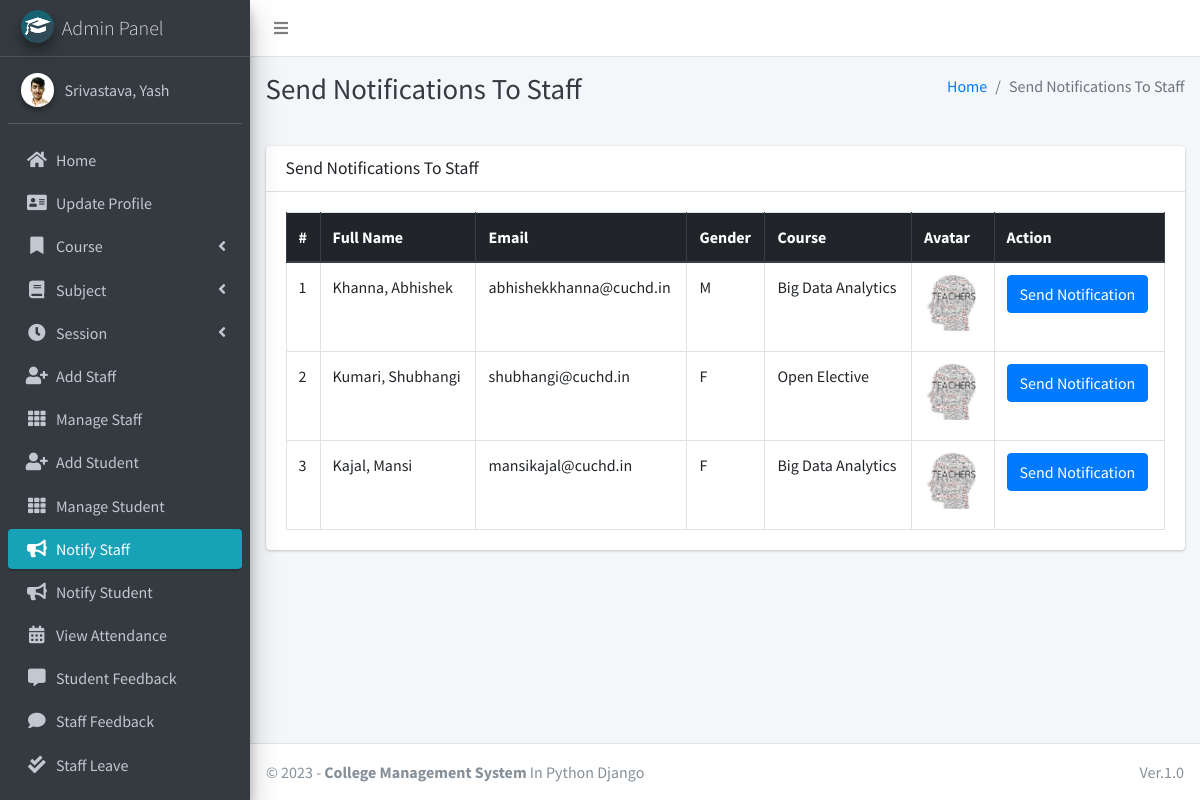
The page /admin_notify_staff (signed in) on the database its author committed.
### main_app/models.py (models this page shows, shortened)
class CustomUser(AbstractUser):
    USER_TYPE = ((1, "HOD"), (2, "Staff"), (3, "Student"))
    GENDER = [("M", "Male"), ("F", "Female")]
    username = None  # Removed username, using email instead
    email = models.EmailField(unique=True)
    user_type = models.CharField(default=1, choices=USER_TYPE, max_length=1)
    gender = models.CharField(max_length=1, choices=GENDER)
    profile_pic = models.ImageField()
    address = models.TextField()
    fcm_token = models.TextField(default="")  # For firebase notifications
    created_at = models.DateTimeField(auto_now_add=True)
    updated_at = models.DateTimeField(auto_now=True)
    USERNAME_FIELD = "email"
    REQUIRED_FIELDS = []
    objects = CustomUserManager()
    def __str__(self):
        return self.last_name + ", " + self.first_name

class Staff(models.Model):
    course = models.ForeignKey(Course, on_delete=models.DO_NOTHING, null=True, blank=False)
    admin = models.OneToOneField(CustomUser, on_delete=models.CASCADE)

class Course(models.Model):
    name = models.CharField(max_length=120)
    created_at = models.DateTimeField(auto_now_add=True)
    updated_at = models.DateTimeField(auto_now=True)

### main_app/hod_views.py (the view)
# urls.py: path("admin_notify_staff", hod_views.admin_notify_staff,
def admin_notify_staff(request):
    staff = CustomUser.objects.filter(user_type=2)
    context = {
        'page_title': "Send Notifications To Staff",
        'allStaff': staff
    }
    return render(request, "hod_template/staff_notification.html", context)

### main_app/templates/hod_template/staff_notification.html (shortened to what this page needs)
{% extends 'main_app/base.html' %}
{% load static %}
{% block page_title %}{{page_title}}{% endblock page_title %}
{% block content %}
<section class="content">
    <div class="container-fluid">
        <div class="row">
            <div class="col-md-12">
                <div class="card">
                    <div class="card-header">
                        <h3 class="card-title">{{page_title}}</h3>
                    </div>
                    <div class="card-body">
                        <table id="example2" class="table table-bordered table-hover">
                            <thead class="thead-dark">
                                <tr>
                                    <th>#</th>
                                    <th>Full Name</th>
                                    <th>Email</th>
                                    <th>Gender</th>
                                    <th>Course</th>
                                    <th>Avatar</th>
                                    <th>Action</th>
                                </tr>
                            </thead>
                            <tbody>
                                {% for staff in allStaff %}
                                <tr>
                                    <td>{{ forloop.counter }}</td>
                                    <td>{{staff.last_name}}, {{staff.first_name}}</td>
                                    <td>{{staff.email}}</td>
                                    <td>{{staff.gender}}</td>
                                    <td>{{staff.staff.course.name}}</td>
                                    <td>
                                        {% if staff.profile_pic == ""  %}
                                        No Image
                                        {% else %}
                                        <img class="img img-fluid mb-2" height="56" width="56"
                                            src="{{staff.profile_pic}}" alt="">
                                        {% endif %}
                                    </td>
                                    <td><button data-toggle = "modal" data-target = "#myModal"class="btn btn-primary show_notification" value="{{staff.id}}">Send Notification</button>
                                    </td>
                                </tr>
                                {% endfor %}
                            </tbody>
                        </table>
                    </div>
                </div>
            </div>
        </div>
    </div>
</section>
{% endblock content %}

### main_app/templates/main_app/base.html (shortened to what this page needs)
{% load static %}
<!DOCTYPE html>
<html>
<head>
    <link rel="stylesheet" href="{% static 'plugins/fontawesome-free/css/all.min.css'%} ">
    <link rel="stylesheet" href="https://code.ionicframework.com/ionicons/2.0.1/css/ionicons.min.css">
    <link rel="stylesheet"
        href="{% static 'plugins/tempusdominus-bootstrap-4/css/tempusdominus-bootstrap-4.min.css'%} ">
    <link rel="stylesheet" href="{% static 'plugins/icheck-bootstrap/icheck-bootstrap.min.css'%} ">
    <link rel="stylesheet" href="{% static 'dist/css/adminlte.min.css'%} ">
    <link rel="stylesheet" href="{% static 'plugins/overlayScrollbars/css/OverlayScrollbars.min.css'%} ">
    <link rel="stylesheet" href="{% static 'plugins/daterangepicker/daterangepicker.css'%} ">
</head>
<body class="hold-transition sidebar-mini layout-fixed">
    <div class="wrapper">
        <nav class="main-header navbar navbar-expand navbar-white navbar-light">
            <ul class="navbar-nav">
                <li class="nav-item">
                    <a class="nav-link" data-widget="pushmenu" href="#"><i class="fas fa-bars"></i></a>
                </li>
            </ul>
        </nav>
        {% include "main_app/sidebar_template.html" with user=user %}
        <div class="content-wrapper">
            <div class="content-header">
                <div class="container-fluid">
                    <div class="row mb-2">
                        <div class="col-sm-6">
                            <h1 class="m-0 text-dark">{% block page_title %}{% endblock page_title %}</h1>
                        </div>
                        <div class="col-sm-6">
                            <ol class="breadcrumb float-sm-right">
                                <li class="breadcrumb-item"><a href="#">Home</a></li>
                                <li class="breadcrumb-item active">{{ page_title }}</li>
                            </ol>
                        </div>
                    </div>
                </div>
            </div>
<section class="content">
    <div class="container-fluid">
        <div class="row">
            <div class="col-md-12">
            </div></div></div></section>
            {% block content %}
            {% endblock content %}
        </div>
        {% include "main_app/footer.html" %}
    </div>
</body>
</html>

### main_app/templates/main_app/sidebar_template.html (shortened to what this page needs)
{% load static %}
<aside class="main-sidebar sidebar-dark-info elevation-4">
    {% if request.user.user_type == '1' %}
    <a href="{% url 'admin_home' %}" class="brand-link">
        <img src="{% static 'dist/img/cmsl.png' %} " alt="AdminLTE Logo"
            class="brand-image img-circle elevation-3" >
        <span class="brand-text font-weight-light">Admin Panel</span>
    </a>
    <div class="sidebar">
        <div class="user-panel mt-3 pb-3 mb-3 d-flex">
            <div class="image">
                <img src="{{ request.user.profile_pic}}" class="img-circle elevation-2" alt="User Image">
            </div>
            <div class="info">
                <a href="#" class="d-block">{{user}}</a>
            </div>
        </div>
        <nav class="mt-2">
            <ul class="nav nav-pills nav-sidebar flex-column" data-widget="treeview" role="menu" data-accordion="false">
                <li class="nav-item">
                    {% url 'admin_home' as admin_home %}
                    <a href="{{admin_home}}" class="nav-link {% if admin_home == request.path %} active {% endif %}">
                        <i class="nav-icon fas fa-home"></i>
                        <p>
                            Home
                        </p>
                    </a>
                </li>
                <li class="nav-item">
                    {% url 'admin_view_profile' as admin_view_profile %}
                    <a href="{{admin_view_profile}}"
                        class="nav-link {% if admin_view_profile == request.path %} active {% endif %}">
                        <i class="nav-icon fas fa-address-card"></i>
                        <p>
                            Update Profile
                        </p>
                    </a>
                </li>
                <li class="nav-item has-treeview">
                    <a href="#" class="nav-link">
                        <i class="nav-icon fas fa-bookmark"></i>
                        <p>
                            Course
                            <i class="fas fa-angle-left right"></i>
                        </p>
                    </a>
                </li>
                <li class="nav-item has-treeview">
                    <a href="#" class="nav-link">
                        <i class="nav-icon fas fa-book"></i>
                        <p>
                            Subject
                            <i class="fas fa-angle-left right"></i>
                        </p>
                    </a>
                </li>
                <li class="nav-item has-treeview">
                    <a href="#" class="nav-link">
                        <i class="nav-icon fas fa-clock"></i>
                        <p>
                            Session
                            <i class="fas fa-angle-left right"></i>
                        </p>
                    </a>
                </li>
                <li class="nav-item">
                    {% url 'add_staff' as add_staff %}
                    <a href="{{add_staff}}" class="nav-link {% if add_staff == request.path %} active {% endif %}">
                        <i class="nav-icon fas fa-user-plus"></i>
                        <p>
                            Add Staff
                        </p>
                    </a>
                </li>
                <li class="nav-item">
                    {% url 'manage_staff' as manage_staff %}
                    {% url 'edit_staff' staff_id as edit_staff %}
                    <a href="{{manage_staff}}"
                        class="nav-link {% if manage_staff == request.path or request.path == edit_staff %} active {% endif %}">
                        <i class="nav-icon fas fa-th"></i>
                        <p>
                            Manage Staff
                        </p>
                    </a>
                </li>
                <li class="nav-item">
                    {% url 'add_student' as add_student%}
                    <a href="{{add_student}}" class="nav-link  {% if add_student == request.path %} active {% endif %}">
                        <i class="nav-icon fas fa-user-plus"></i>
                        <p>
                            Add Student
                        </p>
                    </a>
                </li>
                <li class="nav-item">
                    {% url 'manage_student' as manage_student %}
                    {% url 'edit_student' student_id as edit_student %}
                    <a href="{{manage_student}}"
                        class="nav-link  {% if edit_student == request.path or manage_student == request.path %} active {% endif %}">
                        <i class="nav-icon fas fa-th"></i>
                        <p>
                            Manage Student
                        </p>
                    </a>
                </li>
                <li class="nav-item">
                    {% url 'admin_notify_staff' as admin_notify_staff %}
                    <a href="{{admin_notify_staff}}"
                        class="nav-link {% if admin_notify_staff == request.path %} active {% endif %}">
                        <i class="nav-icon fas fa-bullhorn"></i>
                        <p>
                            Notify Staff
                        </p>
                    </a>
                </li>
                <li class="nav-item">
                    {% url 'admin_notify_student' as admin_notify_student %}
                    <a href="{{admin_notify_student}}"
                        class="nav-link {% if admin_notify_student == request.path %} active {% endif %}">
                        <i class="nav-icon fas fa-bullhorn"></i>
                        <p>
                            Notify Student
                        </p>
                    </a>
                </li>
                <li class="nav-item">
                    {% url 'admin_view_attendance' as admin_view_attendance %}
                <li class="nav-item">
                    <a href="{{admin_view_attendance}}"
                        class="nav-link  {% if admin_view_attendance == request.path %} active {% endif %}">
                        <i class="nav-icon fas fa-calendar-alt"></i>
                        <p>
                            View Attendance
                        </p>
                    </a>
                </li>
                <li class="nav-item">
                    {% url 'student_feedback_message' as student_feedback_message %}
                    <a href="{{ student_feedback_message }}"
                        class="nav-link  {% if student_feedback_message == request.path %} active {% endif %}">
                        <i class="nav-icon fas fa-comment-alt"></i>
                        <p>
                            Student Feedback
                        </p>
                    </a>
                </li>
                <li class="nav-item">
                    {% url 'staff_feedback_message' as staff_feedback_message %}
                    <a href="{{staff_feedback_message}}"
                        class="nav-link   {% if staff_feedback_message == request.path %} active {% endif %}">
                        <i class="nav-icon fas fa-comment"></i>
                        <p>
                            Staff Feedback
                        </p>
                    </a>
                </li>
                <li class="nav-item">
                    {% url 'view_staff_leave' as view_staff_leave %}
                    <a href="{{view_staff_leave}}"
                        class="nav-link  {% if view_staff_leave == request.path %} active {% endif %}">
                        <i class="nav-icon fas fa-check-double"></i>
                        <p>
                            Staff Leave
                        </p>
                    </a>
                </li>
                <li class="nav-item">
                    {% url 'view_student_leave' as view_student_leave %}
                    <a href="{% url 'view_student_leave' %}"
                        class="nav-link  {% if view_student_leave == request.path %} active {% endif %}">
                    </a>
                </li>
                                        {% endif %}
                                    </ul>
                                </nav>
                            </div>
</aside>

### main_app/templates/main_app/footer.html
<footer class="main-footer">
    &copy; {% now "Y" %} - <strong>College Management System</strong>
    In Python Django
    <div class="float-right d-none d-sm-inline-block">
       Ver.1.0
    </div>
</footer>

### rows shown on the page
CustomUser: user.profile_pic (picture), last_name+first_name "Srivastava, Yash"
CustomUser: last_name "Khanna", first_name "Abhishek", email "abhishekkhanna@cuchd.in", gender "M", staff.course.name "Big Data Analytics", profile_pic (picture)
CustomUser: last_name "Kumari", first_name "Shubhangi", email "shubhangi@cuchd.in", gender "F", staff.course.name "Open Elective", profile_pic (picture)
CustomUser: last_name "Kajal", first_name "Mansi", email "mansikajal@cuchd.in", gender "F", staff.course.name "Big Data Analytics", profile_pic (picture)

### other values the page prints
{{ page_title }} "Send Notifications To Staff"
